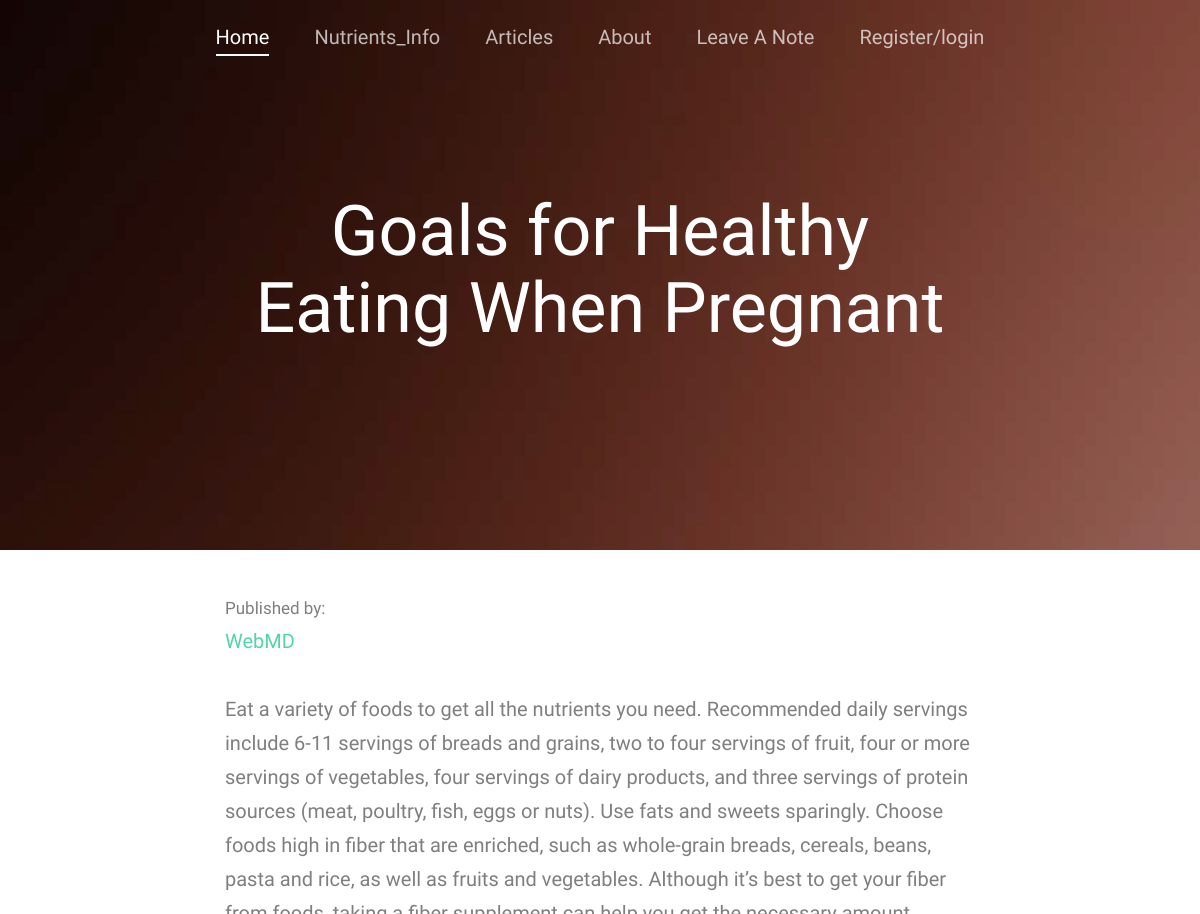
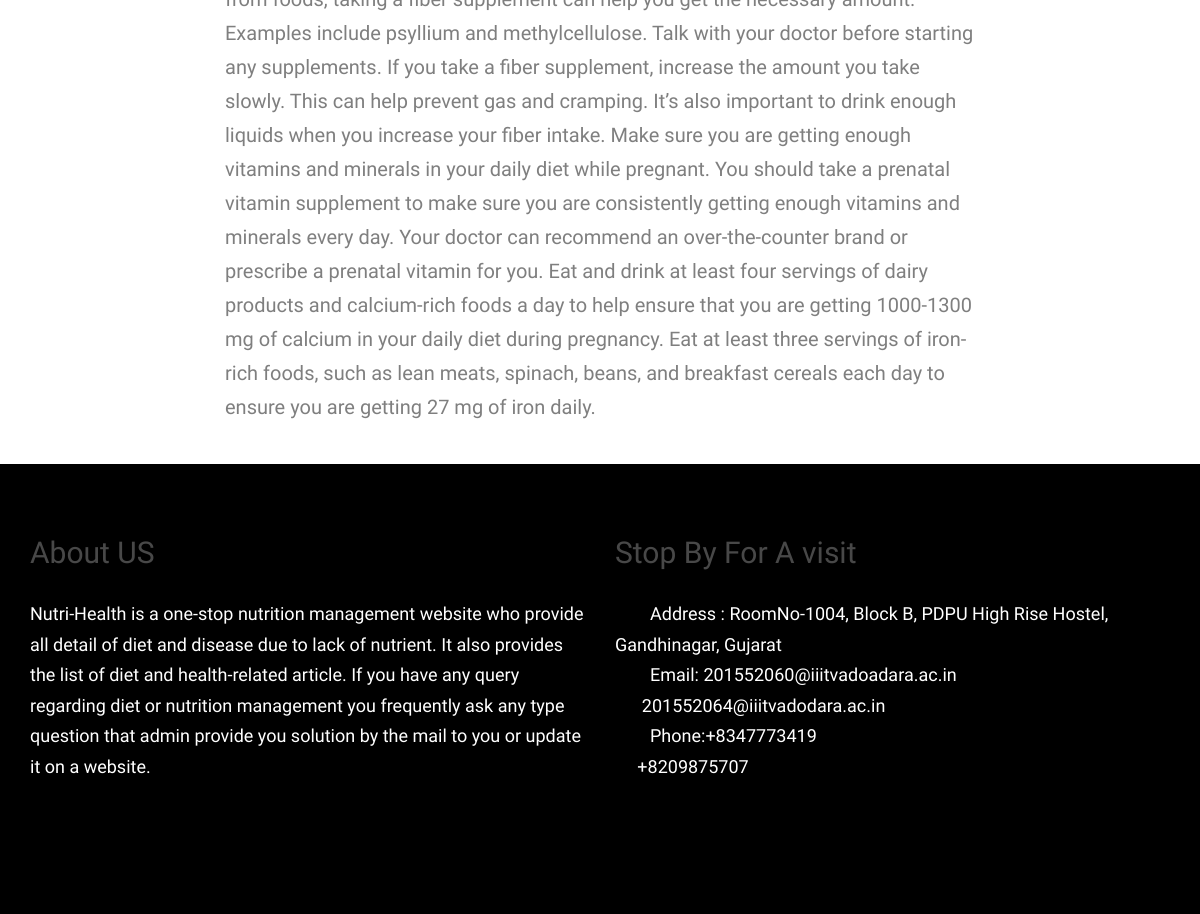
The page /articles/5/article/ on the database its author committed (2 pictures, top to bottom).
### articles/models.py (models this page shows, shortened)
class Article(models.Model):
    user = models.ForeignKey(User, on_delete=models.CASCADE)
    title = models.CharField(max_length=75)
    content = models.TextField()
    publisher = models.CharField(max_length=50)
    date = models.DateField(default='MM/DD/YYYY')

### articles/views.py (the view)
# urls.py: url(r'^(?P<pk>[0-9]+)/article/$', views.full_article, name='full_article'),
def full_article(request, pk):
    article = Article.objects.get(pk=pk)
    return render(request, 'full_article.html', {'article': article})

### articles/templates/full_article.html (shortened to what this page needs)
{% extends 'base.html' %}
{% block body %}
  <div class="fh5co-hero"
       style="background-image: url(images/hero_2.jpg);"
       data-stellar-background-ratio="0.5">
    <div class="overlay"></div>
    <div class="container">
      <div class="row">
        <div
            class="col-md-8 col-md-offset-2 col-sm-12 col-sm-offset-0 col-xs-12 col-xs-offset-0 text-center fh5co-table">
          <div class="fh5co-intro fh5co-table-cell">
            <h1 class="text-center">{{ article.title }}</h1>
          </div>
        </div>
      </div>
    </div>
  </div>
<div class="fh5co-section">
  <div class="container">
    <div class="row">
      <div class="col-md-2"></div>
      <div class="col-md-8">
        <div class="float-right">
          <small>Published by:</small>
          <br>
          <a>{{ article.publisher }}</a>
        </div>
        <br>
        {{ article.content }}
      </div>
      <div class="col-md-2"></div>
    </div>
  </div>
</div>
{% endblock %}

### static/css/style.css (style rules this page uses)
body { font-family: "Work Sans", Arial, sans-serif; font-weight: 300; font-size: 20px; line-height: 1.7; color: #777777; color: #7f7f7f; background: #fff; height: 100%; position: relative; }
a { color: #52d3aa; -webkit-transition: 0.5s; -o-transition: 0.5s; transition: 0.5s; }
h1, h2, h3, h4, h5, h6 { color: rgba(72, 72, 72, 1); font-family: "Work Sans", Arial, sans-serif; font-weight: 300; margin: 0 0 30px 0; }
.fh5co-table, .fh5co-table-cell, .fh5co-hero, .fh5co-parallax { height: 550px; }
.fh5co-hero, .fh5co-parallax { background-color: #555; background-attachment: fixed; background-size: cover; position: relative; }
.fh5co-hero .overlay, .fh5co-parallax .overlay { position: absolute; top: 0; left: 0; right: 0; bottom: 0; background: black; opacity: .2; }
.fh5co-hero .fh5co-intro h1, .fh5co-parallax .fh5co-intro h1 { color: #fff; font-size: 70px; font-weight: 300; margin-bottom: 10px; }
.fh5co-table { display: table; }
.fh5co-table-cell { display: table-cell; vertical-align: middle; }
.fh5co-section { padding: 2em 0; }

### rows shown on the page
Article: title "Goals for Healthy Eating When Pregnant", publisher "WebMD", content "Eat a variety of foods to get all the nutrients you need. Recommended daily servings include 6-11 servings of breads and grains, two to four servings of fruit, four or more servings of vegetables, four servings of dairy products, and three servings of protein sources (meat, poultry, fish, eggs or nuts). Use fats and sweets sparingly. Choose foods high in fiber that are enriched, such as whole-grain breads, cereals, beans, pasta and rice, as well as fruits and vegetables. Although it’s best to get your fiber from foods, taking a fiber supplement can help you get the necessary amount. Examples include psyllium and methylcellulose. Talk with your doctor before starting any supplements. If you…"
